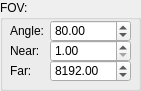
   <widget class="QGroupBox" name="groupFOV">
    <property name="geometry">
     <rect>
      <x>990</x>
      <y>190</y>
      <width>141</width>
      <height>91</height>
     </rect>
    </property>
    <property name="title">
     <string>FOV:</string>
    </property>
    <widget class="QDoubleSpinBox" name="spinFOVFar">
     <property name="geometry">
      <rect>
       <x>50</x>
       <y>60</y>
       <width>81</width>
       <height>22</height>
      </rect>
     </property>
     <property name="maximum">
      <double>32768.000000000000000</double>
     </property>
     <property name="value">
      <double>8192.000000000000000</double>
     </property>
    </widget>
    <widget class="QDoubleSpinBox" name="spinFOVNear">
     <property name="geometry">
      <rect>
       <x>50</x>
       <y>40</y>
       <width>81</width>
       <height>22</height>
      </rect>
     </property>
     <property name="minimum">
      <double>1.000000000000000</double>
     </property>
     <property name="maximum">
      <double>32768.000000000000000</double>
     </property>
    </widget>
    <widget class="QLabel" name="labelFOVNear">
     <property name="geometry">
      <rect>
       <x>10</x>
       <y>40</y>
       <width>41</width>
       <height>21</height>
      </rect>
     </property>
     <property name="text">
      <string>Near:</string>
     </property>
    </widget>
    <widget class="QLabel" name="labelFOVFar">
     <property name="geometry">
      <rect>
       <x>10</x>
       <y>60</y>
       <width>41</width>
       <height>21</height>
      </rect>
     </property>
     <property name="text">
      <string>Far:</string>
     </property>
    </widget>
    <widget class="QDoubleSpinBox" name="spinFOVAngle">
     <property name="geometry">
      <rect>
       <x>50</x>
       <y>20</y>
       <width>81</width>
       <height>22</height>
      </rect>
     </property>
     <property name="minimum">
      <double>1.000000000000000</double>
     </property>
     <property name="maximum">
      <double>90.000000000000000</double>
     </property>
     <property name="value">
      <double>80.000000000000000</double>
     </property>
    </widget>
    <widget class="QLabel" name="labelFOVAngle">
     <property name="geometry">
      <rect>
       <x>10</x>
       <y>20</y>
       <width>41</width>
       <height>21</height>
      </rect>
     </property>
     <property name="text">
      <string>Angle:</string>
     </property>
    </widget>
   </widget>
